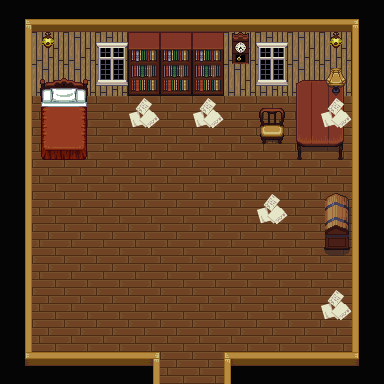

Tiled map render using the project's own tile images. Description and the whole map definition, tile-layer contents included, below:
An orthogonal 12x12 tile map with 32x32 px tiles, 4 tile layers (Tile Layer 1, interior, tops, red), 6 tilesets.

<map version="1.0" tiledversion="1.1.5" orientation="orthogonal" renderorder="right-down" width="12" height="12" tilewidth="32" tileheight="32" infinite="0" nextobjectid="1">
 <tileset firstgid="1" source="../assets/interior.tsx" />
 <tileset firstgid="257" source="../assets/victoria.tsx" />
 <tileset firstgid="312" source="../assets/house.tsx" />
 <tileset firstgid="375" source="../assets/Terrain.tsx" />
 <tileset firstgid="1399" source="../assets/inside.tsx" />
 <tileset firstgid="1499" source="../assets/castlefloors.tsx" />
 <layer name="Tile Layer 1" width="12" height="12">
  <data encoding="csv">
34,36,36,36,36,36,36,36,36,36,36,33,
21,49,49,49,49,49,49,49,49,49,49,19,
21,49,49,49,49,49,49,49,49,49,49,19,
21,1439,1439,1439,1439,1439,1439,1439,1439,1439,1439,19,
21,1439,1439,1439,1439,1439,1439,1439,1439,1439,1439,19,
21,1439,1439,1439,1439,1439,1439,1439,1439,1439,1439,19,
21,1439,1439,1439,1439,1439,1439,1439,1439,1439,1439,19,
21,1439,1439,1439,1439,1439,1439,1439,1439,1439,1439,19,
21,1439,1439,1439,1439,1439,1439,1439,1439,1439,1439,19,
21,1439,1439,1439,1439,1439,1439,1439,1439,1439,1439,19,
21,1439,1439,1439,1439,1439,1439,1439,1439,1439,1439,19,
18,4,4,4,5,1439,1439,3,4,4,4,17
</data>
 </layer>
 <layer name="interior" width="12" height="12">
  <data encoding="csv">
0,0,0,0,0,0,0,0,0,0,0,0,
0,27,0,320,98,98,98,163,320,0,27,0,
0,259,260,329,114,114,114,0,329,2147483910,2147483909,0,
0,270,271,0,0,0,0,0,274,2147483921,2147483920,0,
0,281,282,0,0,0,0,0,285,2147483932,2147483931,0,
0,0,0,0,0,0,0,0,0,0,0,0,
0,0,0,0,0,0,0,0,0,0,14,0,
0,0,0,0,0,0,0,0,0,0,30,0,
0,0,0,0,0,0,0,0,0,0,0,0,
0,0,0,0,0,0,0,0,0,0,0,0,
0,0,0,0,0,0,0,0,0,0,0,0,
0,0,0,0,0,0,0,0,0,0,0,0
</data>
 </layer>
 <layer name="tops" width="12" height="12">
  <data encoding="csv">
0,0,0,0,0,0,0,0,0,0,0,0,
0,0,0,0,0,0,0,0,0,0,0,0,
0,0,0,0,0,0,0,0,0,0,302,0,
0,0,0,0,42,0,42,0,0,0,42,0,
0,0,0,0,0,0,0,0,0,0,0,0,
0,0,0,0,0,0,0,0,0,0,0,0,
0,0,0,0,0,0,0,0,42,0,0,0,
0,0,0,0,0,0,0,0,0,0,0,0,
0,0,0,0,0,0,0,0,0,0,0,0,
0,0,0,0,0,0,0,0,0,0,42,0,
0,0,0,0,0,0,0,0,0,0,0,0,
0,0,0,0,0,0,0,0,0,0,0,0
</data>
 </layer>
 <layer name="red" width="12" height="12" opacity="0">
  <data encoding="csv">
1571,1571,1571,1571,1571,1571,1571,1571,1571,1571,1571,1571,
1571,1571,1571,1571,1571,1571,1571,1571,1571,1571,1571,1571,
1571,1571,1571,0,0,0,0,0,0,1571,1571,1571,
1571,1571,1571,0,0,0,0,0,0,1571,1571,1571,
1571,1571,1571,0,0,0,0,0,1571,1571,1571,1571,
1571,0,0,0,0,0,0,0,0,0,0,1571,
1571,0,0,0,0,0,0,0,0,0,1571,1571,
1571,0,0,0,0,0,0,0,0,0,1571,1571,
1571,0,0,0,0,0,0,0,0,0,0,1571,
1571,0,0,0,0,0,0,0,0,0,0,1571,
1571,0,0,0,0,0,0,0,0,0,0,1571,
1571,1571,1571,1571,1571,0,0,1571,1571,1571,1571,1571
</data>
 </layer>
</map>
